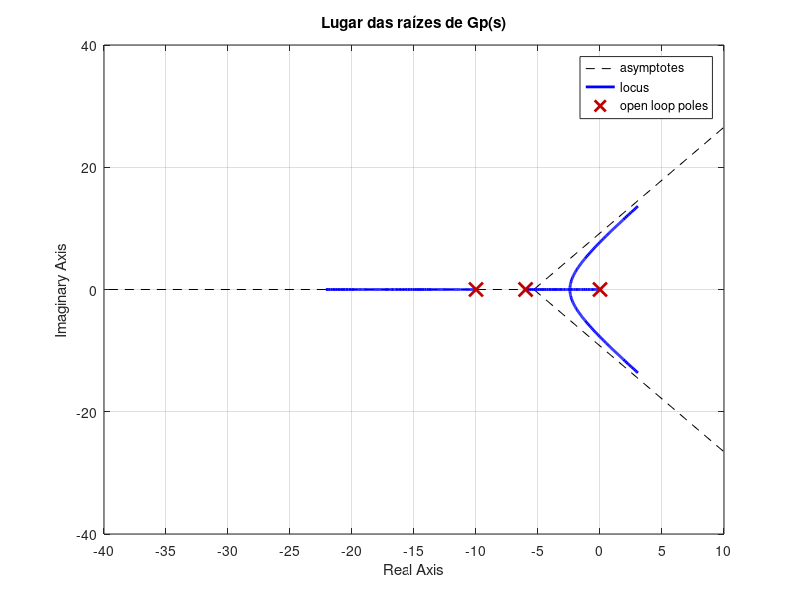
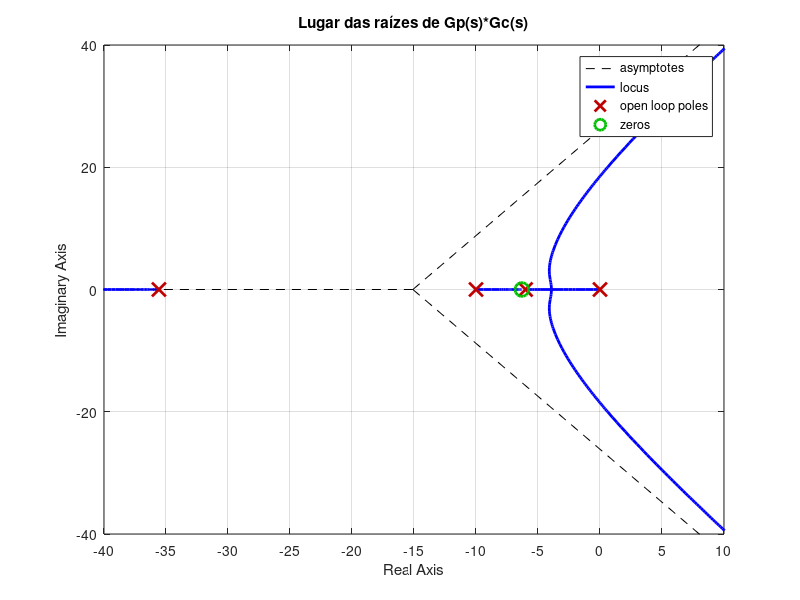
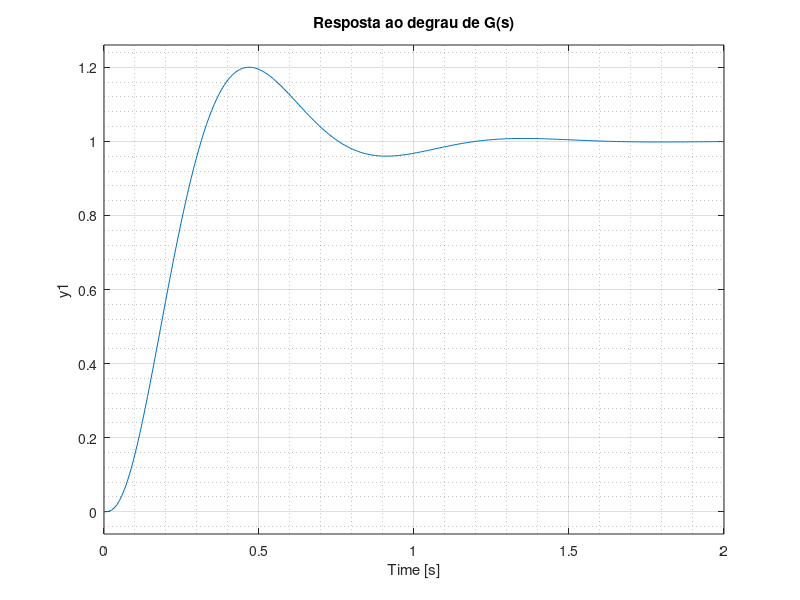
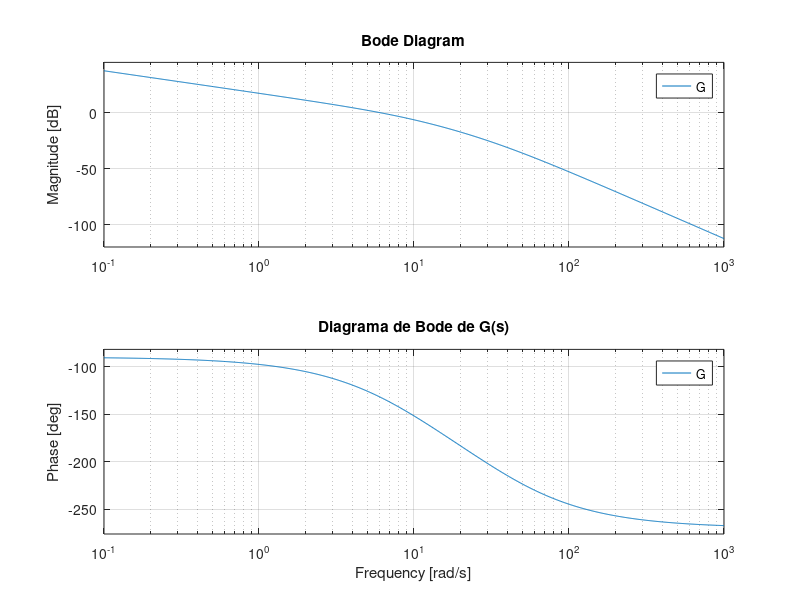

Reproduce these figures in MATLAB, in order.
% configuração das figuras
x0=100;
y0=100;
width=550;
height=400;
fontsize=10;


np =[1]
dp = conv([1 6 0],[1 10])
Gp = tf(np,dp)

figure(1)
set(gcf,'position',[x0,y0,width,height])
rlocus(Gp)
axis([-40 10 -40 40])
xticks(-40:5:10)
title('Lugar das raízes de Gp(s)')
set(gca,'FontSize',fontsize)
% grid on
saveas(gcf,'f1-rlocus-gp.png')

nc = [1 6.3]
dc = [1 35.57]
Gc = tf(nc,dc)
k = 2459.85 %calculo da condição de módulo
k1 = 1050
G=k*Gc*Gp
gmf = G/(1+G)

figure(2)
set(gcf,'position',[x0,y0,width,height])
rlocus(Gc*Gp)
axis([-40 10 -40 40])
xticks(-40:5:10)
title('Lugar das raízes de Gp(s)*Gc(s)')
set(gca,'FontSize', fontsize)
% grid on
saveas(gcf,'f2-rlocus-gp-gc.png')

figure(3)
set(gcf,'position',[x0,y0,width,height])
step(gmf)
title('Resposta ao degrau de G(s)')
set(gca,'FontSize',fontsize)
grid on
grid minor
saveas(gcf,'f3-step-g.png')

figure(4)
set(gcf,'position',[x0,y0,width,height])
bode(G)
title('Diagrama de Bode de G(s)')
set(gca,'FontSize',fontsize)
saveas(gcf,'f4-bode-gs.png')

%T=0.15/7.71
T=0.5/7.71
Gcz =c2d(k*Gc,T,'tustin')
Gpz =c2d(Gp,T,'tustin')
Gz = c2d(G,T,'tustin');
GmfZ = Gz/(1+Gz)

figure(5)
set(gcf,'position',[x0,y0,width,height])
step(GmfZ)
title('Resposta ao degrau de G(z) com k=2459.85')
set(gca,'FontSize',fontsize)
grid on
grid minor
saveas(gcf,'f5-step-gz-k2459.png')

figure(6)
set(gcf,'position',[x0,y0,width,height])
rlocus(Gz)
title('Lugar das raízes de G(z) com k=2459.85')
set(gca,'FontSize',fontsize)
saveas(gcf,'f6-rlocus-gz-k2459.png')

G1=k1*Gc*Gp
gmf1 = G1/(1+G1)

figure(7)
set(gcf,'position',[x0,y0,width,height])
step(gmf1)
title('Resposta ao degrau de G(s) com k=1050')
set(gca,'FontSize',fontsize)
grid on
grid minor
saveas(gcf,'f7-step-gs-k1050.png')

Gz1 = c2d(G1,T,'tustin');
GmfZ1 = Gz1/(1+Gz1)

figure(8)
set(gcf,'position',[x0,y0,width,height])
step(GmfZ1)
title('Resposta ao degrau de G(z) com k=1050')
set(gca,'FontSize',fontsize)
grid on
grid minor
saveas(gcf,'f8-step-gz-k1050.png')


